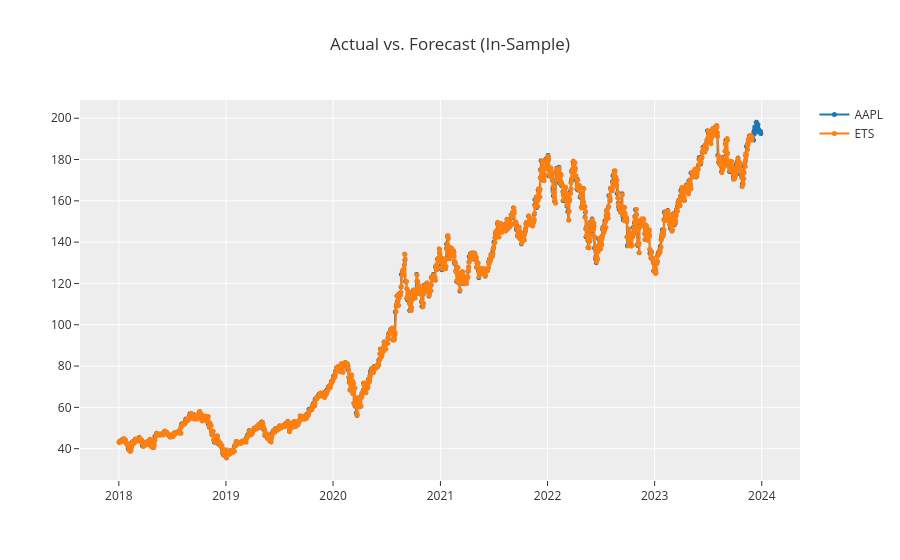

Here is the notebook cell this chart was saved with:
### Code cell
exp.plot_model(tuned_ets, plot='insample')

### Figure 1 — Plotly figure (JSON) as saved in the notebook; plotly's stock layout.template omitted (floating-point values rounded to 4 significant figures; data arrays with more than 128 entries replaced by an {"elided": "..."} marker saying what was removed)
{"data": [{"line": {"color": "rgb(31, 119, 180)", "width": 2}, "marker": {"color": "rgb(31, 119, 180)", "size": 5}, "mode": "lines+markers", "name": "AAPL", "type": "scattergl", "x": {"elided": "1564 str values"}, "xaxis": "x", "y": {"elided": "1564 float values"}, "yaxis": "y"}, {"line": {"color": "rgb(255, 127, 14)", "width": 2}, "marker": {"color": "rgb(255, 127, 14)", "size": 5}, "mode": "lines+markers", "name": "ETS", "type": "scattergl", "x": {"elided": "1564 str values"}, "xaxis": "x", "y": {"elided": "1564 float values"}, "yaxis": "y"}], "layout": {"showlegend": true, "title": {"text": "Actual vs. Forecast (In-Sample)"}, "xaxis": {"anchor": "y", "domain": [0, 1]}, "yaxis": {"anchor": "x", "domain": [0, 1]}}}
